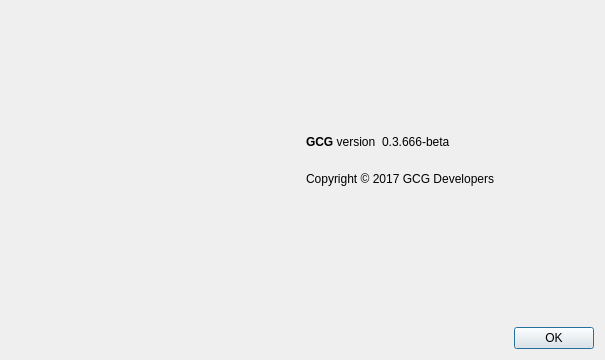
<?xml version="1.0" encoding="UTF-8"?>
<ui version="4.0">
 <class>AboutDialog</class>
 <widget class="QDialog" name="AboutDialog">
  <property name="geometry">
   <rect>
    <x>0</x>
    <y>0</y>
    <width>605</width>
    <height>360</height>
   </rect>
  </property>
  <property name="windowTitle">
   <string>About GCG</string>
  </property>
  <layout class="QGridLayout" name="gridLayout" columnstretch="5,5">
   <item row="0" column="0">
    <widget class="QLabel" name="label_4">
     <property name="sizePolicy">
      <sizepolicy hsizetype="Preferred" vsizetype="Ignored">
       <horstretch>0</horstretch>
       <verstretch>0</verstretch>
      </sizepolicy>
     </property>
     <property name="pixmap">
      <pixmap resource="../bitcoin.qrc">:/images/about</pixmap>
     </property>
    </widget>
   </item>
   <item row="0" column="1">
    <layout class="QVBoxLayout" name="verticalLayout_2">
     <item>
      <spacer name="verticalSpacer_2">
       <property name="orientation">
        <enum>Qt::Vertical</enum>
       </property>
       <property name="sizeHint" stdset="0">
        <size>
         <width>20</width>
         <height>40</height>
        </size>
       </property>
      </spacer>
     </item>
     <item>
      <layout class="QHBoxLayout" name="horizontalLayout">
       <item>
        <widget class="QLabel" name="label">
         <property name="cursor">
          <cursorShape>IBeamCursor</cursorShape>
         </property>
         <property name="text">
          <string>&lt;b&gt;GCG&lt;/b&gt; version</string>
         </property>
         <property name="textInteractionFlags">
          <set>Qt::LinksAccessibleByMouse|Qt::TextSelectableByKeyboard|Qt::TextSelectableByMouse</set>
         </property>
        </widget>
       </item>
       <item>
        <widget class="QLabel" name="versionLabel">
         <property name="cursor">
          <cursorShape>IBeamCursor</cursorShape>
         </property>
         <property name="text">
          <string notr="true">0.3.666-beta</string>
         </property>
         <property name="textInteractionFlags">
          <set>Qt::LinksAccessibleByMouse|Qt::TextSelectableByKeyboard|Qt::TextSelectableByMouse</set>
         </property>
        </widget>
       </item>
       <item>
        <spacer name="horizontalSpacer">
         <property name="orientation">
          <enum>Qt::Horizontal</enum>
         </property>
         <property name="sizeHint" stdset="0">
          <size>
           <width>40</width>
           <height>20</height>
          </size>
         </property>
        </spacer>
       </item>
      </layout>
     </item>
     <item>
      <widget class="QLabel" name="copyrightLabel">
       <property name="cursor">
        <cursorShape>IBeamCursor</cursorShape>
       </property>
       <property name="text">
        <string>
Copyright © 2017 GCG Developers
</string>
       </property>
       <property name="textInteractionFlags">
        <set>Qt::LinksAccessibleByMouse|Qt::TextSelectableByKeyboard|Qt::TextSelectableByMouse</set>
       </property>
      </widget>
     </item>
     <item>
      <spacer name="verticalSpacer">
       <property name="orientation">
        <enum>Qt::Vertical</enum>
       </property>
       <property name="sizeHint" stdset="0">
        <size>
         <width>20</width>
         <height>40</height>
        </size>
       </property>
      </spacer>
     </item>
     <item>
      <widget class="QDialogButtonBox" name="buttonBox">
       <property name="orientation">
        <enum>Qt::Horizontal</enum>
       </property>
       <property name="standardButtons">
        <set>QDialogButtonBox::Ok</set>
       </property>
      </widget>
     </item>
    </layout>
   </item>
  </layout>
 </widget>
 <resources>
  <include location="../bitcoin.qrc"/>
 </resources>
 <connections>
  <connection>
   <sender>buttonBox</sender>
   <signal>accepted()</signal>
   <receiver>AboutDialog</receiver>
   <slot>accept()</slot>
   <hints>
    <hint type="sourcelabel">
     <x>360</x>
     <y>308</y>
    </hint>
    <hint type="destinationlabel">
     <x>157</x>
     <y>274</y>
    </hint>
   </hints>
  </connection>
  <connection>
   <sender>buttonBox</sender>
   <signal>rejected()</signal>
   <receiver>AboutDialog</receiver>
   <slot>reject()</slot>
   <hints>
    <hint type="sourcelabel">
     <x>428</x>
     <y>308</y>
    </hint>
    <hint type="destinationlabel">
     <x>286</x>
     <y>274</y>
    </hint>
   </hints>
  </connection>
 </connections>
</ui>
